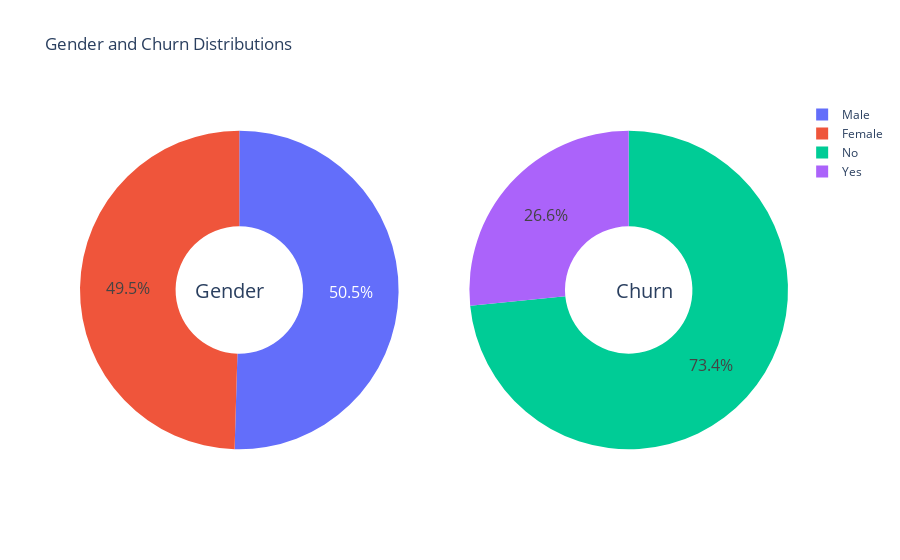

Notebook code for this chart:
### Markdown cell above
Data Visualization

### Code cell
g_labels = ['Male', 'Female']
c_labels = ['No', 'Yes']
# Create subplots: use 'domain' type for Pie subplot
fig = make_subplots(rows=1, cols=2, specs=[[{'type':'domain'}, {'type':'domain'}]])
fig.add_trace(go.Pie(labels=g_labels, values=dataset['gender'].value_counts(), name="Gender"),
              1, 1)
fig.add_trace(go.Pie(labels=c_labels, values=dataset['Churn'].value_counts(), name="Churn"),
              1, 2)

# Use `hole` to create a donut-like pie chart
fig.update_traces(hole=.4, hoverinfo="label+percent+name", textfont_size=16)

fig.update_layout(
    title_text="Gender and Churn Distributions",
    # Add annotations in the center of the donut pies.
    annotations=[dict(text='Gender', x=0.16, y=0.5, font_size=20, showarrow=False),
                 dict(text='Churn', x=0.84, y=0.5, font_size=20, showarrow=False)])
fig.show()

### Figure 1 — Plotly figure (JSON) as saved in the notebook; plotly's stock layout.template omitted (floating-point values rounded to 4 significant figures)
{"data": [{"domain": {"x": [0, 0.45], "y": [0, 1]}, "hole": 0.4, "hoverinfo": "label+percent+name", "labels": ["Male", "Female"], "name": "Gender", "textfont": {"size": 16}, "type": "pie", "values": [3549, 3483]}, {"domain": {"x": [0.55, 1], "y": [0, 1]}, "hole": 0.4, "hoverinfo": "label+percent+name", "labels": ["No", "Yes"], "name": "Churn", "textfont": {"size": 16}, "type": "pie", "values": [5163, 1869]}], "layout": {"annotations": [{"font": {"size": 20}, "showarrow": false, "text": "Gender", "x": 0.16, "y": 0.5}, {"font": {"size": 20}, "showarrow": false, "text": "Churn", "x": 0.84, "y": 0.5}], "autosize": true, "title": {"text": "Gender and Churn Distributions"}}}
